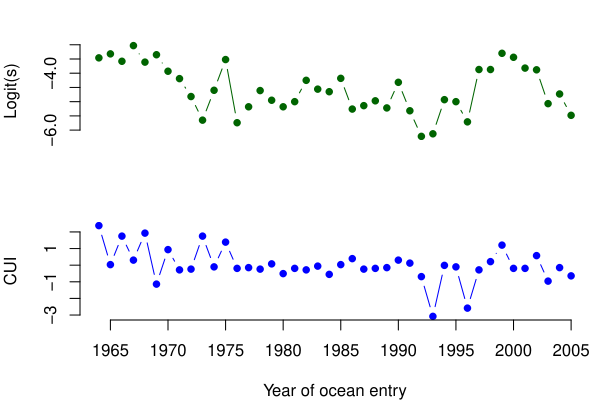

This figure's R source:
###################################################
### code chunk number 4: Cs_030_plotdata
###################################################
par(mfrow = c(m, 1), mar = c(4, 4, 0.1, 0), oma = c(0, 0, 2, 0.5))
plot(years, dat, xlab = "", ylab = "Logit(s)", bty = "n", xaxt = "n", pch = 16, col = "darkgreen", type = "b")
plot(years, CUI.z, xlab = "", ylab = "CUI", bty = "n", xaxt = "n", pch = 16, col = "blue", type = "b")
axis(1, at = seq(1965, 2005, 5))
mtext("Year of ocean entry", 1, line = 3)
